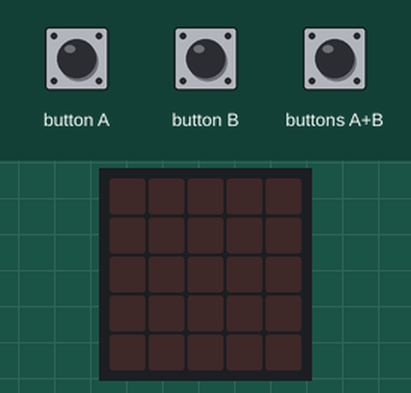
The program below on a simulated BBC micro:bit (MakeCode). Parts: the board's 5×5 LED display. The inputs (shaded band) are chosen by the test bench.

Above: at 1.2 s.
1.3 s: button A pressed for 0.15 s
At 2.6 s:
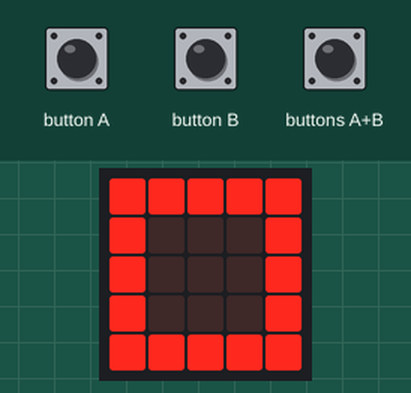
2.9 s: button B pressed for 0.15 s
At 4.0 s:
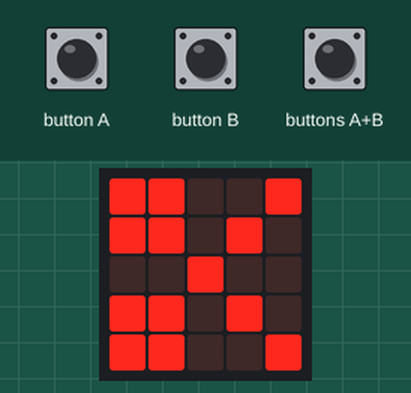
4.5 s: buttons A+B pressed for 0.15 s
At 5.2 s:
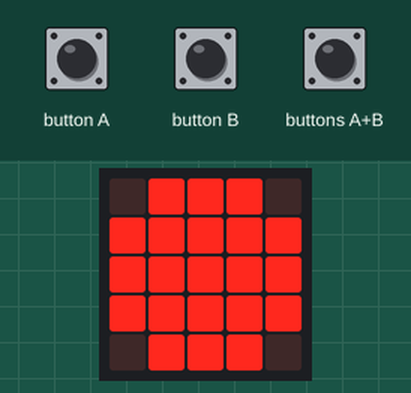
Timing chart, 0 to 7.5 s (numbered marks = the images above; inputs shaded):
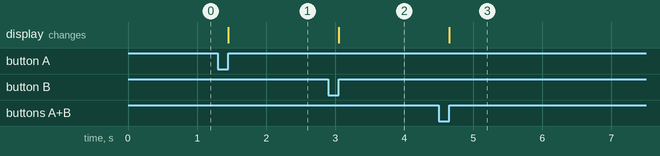

The program:

main.ts
```typescript
let verktyg = 0
input.onButtonPressed(Button.A, function () {
    basic.showIcon(IconNames.Square)
})
input.onGesture(Gesture.Shake, function () {
    verktyg = 0
    if (verktyg) {
        basic.showIcon(IconNames.Square)
    } else if (verktyg) {
        basic.showIcon(IconNames.Scissors)
    } else if (verktyg) {
        basic.showLeds(`
            . # # # .
            # # # # #
            # # # # #
            # # # # #
            . # # # .
            `)
    }
})
input.onButtonPressed(Button.AB, function () {
    basic.showLeds(`
        . # # # .
        # # # # #
        # # # # #
        # # # # #
        . # # # .
        `)
})
input.onButtonPressed(Button.B, function () {
    basic.showIcon(IconNames.Scissors)
})
basic.forever(function () {

})
```

test.ts
```typescript
// här hamnar tester och detta kompileras inte när det här paketet används som ett tillägg.
```

Measured:
- after the input at 1.3 s, the display: changes after 0.15 s (image 1)
- after the input at 2.9 s, the display: changes after 0.15 s (image 2)
- after the input at 4.5 s, the display: changes after 0.15 s (image 3)
